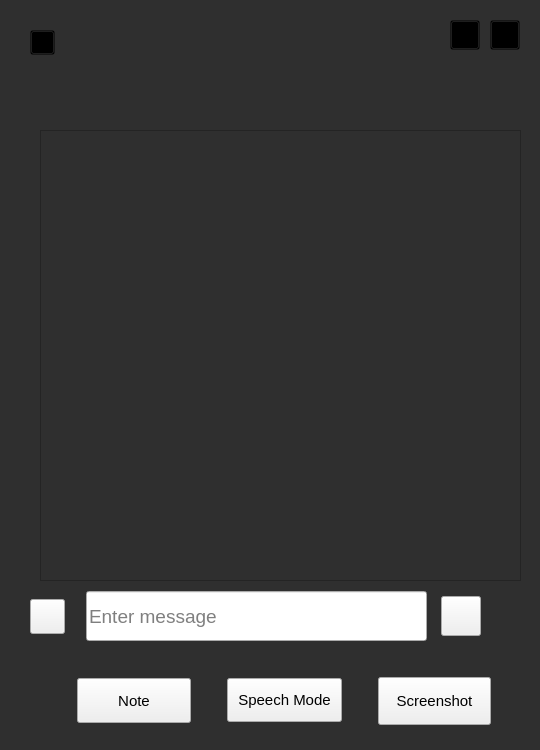
<?xml version="1.0" encoding="UTF-8"?>
<ui version="4.0">
 <class>main</class>
 <widget class="QWidget" name="main">
  <property name="geometry">
   <rect>
    <x>0</x>
    <y>0</y>
    <width>540</width>
    <height>750</height>
   </rect>
  </property>
  <property name="maximumSize">
   <size>
    <width>540</width>
    <height>750</height>
   </size>
  </property>
  <property name="windowTitle">
   <string>Form</string>
  </property>
  <property name="styleSheet">
   <string notr="true">QWidget {
	border-radius : &quot;10px&quot;;
}</string>
  </property>
  <widget class="QLabel" name="bgLbl">
   <property name="geometry">
    <rect>
     <x>0</x>
     <y>0</y>
     <width>540</width>
     <height>750</height>
    </rect>
   </property>
   <property name="maximumSize">
    <size>
     <width>540</width>
     <height>750</height>
    </size>
   </property>
   <property name="styleSheet">
    <string notr="true">background-color: rgb(47, 47, 47);</string>
   </property>
   <property name="text">
    <string/>
   </property>
  </widget>
  <widget class="QLabel" name="logoLbl">
   <property name="geometry">
    <rect>
     <x>100</x>
     <y>0</y>
     <width>355</width>
     <height>122</height>
    </rect>
   </property>
   <property name="styleSheet">
    <string notr="true">QLabel {
	image: url(:/5 1.png);
}</string>
   </property>
   <property name="text">
    <string/>
   </property>
  </widget>
  <widget class="QPushButton" name="fullScreenBtn">
   <property name="geometry">
    <rect>
     <x>450</x>
     <y>20</y>
     <width>30</width>
     <height>30</height>
    </rect>
   </property>
   <property name="styleSheet">
    <string notr="true">QPushButton {
    border-image: url(:/image 27.png);
    background-color : transparent;
}

QPushButton:hover {
    background-color: rgba(0,0,0,0.2);
}</string>
   </property>
   <property name="text">
    <string/>
   </property>
  </widget>
  <widget class="QPushButton" name="filterBtn">
   <property name="geometry">
    <rect>
     <x>490</x>
     <y>20</y>
     <width>30</width>
     <height>30</height>
    </rect>
   </property>
   <property name="styleSheet">
    <string notr="true">QPushButton {
    
	image: url(:/image 5.png);
    background-color : transparent;
}

QPushButton:hover {
    background-color: rgba(0,0,0,0.2);
}</string>
   </property>
   <property name="text">
    <string/>
   </property>
  </widget>
  <widget class="QPushButton" name="closeBtn">
   <property name="geometry">
    <rect>
     <x>30</x>
     <y>30</y>
     <width>25</width>
     <height>25</height>
    </rect>
   </property>
   <property name="styleSheet">
    <string notr="true">QPushButton {
    
	border-image: url(:/X.png);
    background-color : transparent;
}

QPushButton:hover {
    background-color: rgba(0,0,0,0.2);
}</string>
   </property>
   <property name="text">
    <string/>
   </property>
  </widget>
  <widget class="QPushButton" name="recordBtn">
   <property name="geometry">
    <rect>
     <x>30</x>
     <y>599</y>
     <width>35</width>
     <height>35</height>
    </rect>
   </property>
   <property name="styleSheet">
    <string notr="true">QPushButton {
	
	border-image: url(:/image 3.png);
}</string>
   </property>
   <property name="text">
    <string/>
   </property>
  </widget>
  <widget class="QLabel" name="label">
   <property name="geometry">
    <rect>
     <x>70</x>
     <y>590</y>
     <width>427</width>
     <height>53</height>
    </rect>
   </property>
   <property name="styleSheet">
    <string notr="true">QLabel {
	background-color : &quot;#666666&quot;;
	border-radius : &quot;18px&quot;;
}</string>
   </property>
   <property name="text">
    <string/>
   </property>
  </widget>
  <widget class="QLineEdit" name="messagInput">
   <property name="geometry">
    <rect>
     <x>86</x>
     <y>591</y>
     <width>341</width>
     <height>50</height>
    </rect>
   </property>
   <property name="font">
    <font>
     <pointsize>14</pointsize>
    </font>
   </property>
   <property name="styleSheet">
    <string notr="true">QLineEdit {
	background-color : &quot;#666666&quot;;
	color : &quot;#CBCBCB&quot;;
}</string>
   </property>
   <property name="placeholderText">
    <string>Enter message</string>
   </property>
  </widget>
  <widget class="QPushButton" name="sendMsgBtn">
   <property name="geometry">
    <rect>
     <x>441</x>
     <y>596</y>
     <width>40</width>
     <height>40</height>
    </rect>
   </property>
   <property name="styleSheet">
    <string notr="true">QPushButton {
	background-color : &quot;#FFFFFF&quot;;
	border-image: url(:/image 4.png);
}</string>
   </property>
   <property name="text">
    <string/>
   </property>
  </widget>
  <widget class="QLabel" name="noteLbl">
   <property name="geometry">
    <rect>
     <x>70</x>
     <y>670</y>
     <width>130</width>
     <height>62</height>
    </rect>
   </property>
   <property name="styleSheet">
    <string notr="true">QLabel {
	background-color : &quot;#666666&quot;;
	border-radius : &quot;22px&quot;;
}</string>
   </property>
   <property name="text">
    <string/>
   </property>
  </widget>
  <widget class="QLabel" name="captureBtn">
   <property name="geometry">
    <rect>
     <x>370</x>
     <y>670</y>
     <width>130</width>
     <height>62</height>
    </rect>
   </property>
   <property name="styleSheet">
    <string notr="true">QLabel {
	background-color : &quot;#666666&quot;;
	border-radius : &quot;22px&quot;;
}</string>
   </property>
   <property name="text">
    <string/>
   </property>
  </widget>
  <widget class="QLabel" name="smodeLbl">
   <property name="geometry">
    <rect>
     <x>220</x>
     <y>670</y>
     <width>130</width>
     <height>62</height>
    </rect>
   </property>
   <property name="styleSheet">
    <string notr="true">QLabel {
	background-color : &quot;#666666&quot;;
	border-radius : &quot;22px&quot;;
}</string>
   </property>
   <property name="text">
    <string/>
   </property>
  </widget>
  <widget class="QPushButton" name="noteBtn">
   <property name="geometry">
    <rect>
     <x>77</x>
     <y>678</y>
     <width>114</width>
     <height>45</height>
    </rect>
   </property>
   <property name="font">
    <font>
     <pointsize>11</pointsize>
    </font>
   </property>
   <property name="styleSheet">
    <string notr="true">QPushButton {
	color : &quot;#FFFFFF&quot;;
}</string>
   </property>
   <property name="text">
    <string>Note</string>
   </property>
   <property name="icon">
    <iconset resource="../resource/resource.qrc">
     <normaloff>:/image 6.png</normaloff>:/image 6.png</iconset>
   </property>
  </widget>
  <widget class="QPushButton" name="smodeBtn">
   <property name="geometry">
    <rect>
     <x>227</x>
     <y>678</y>
     <width>115</width>
     <height>44</height>
    </rect>
   </property>
   <property name="font">
    <font>
     <pointsize>11</pointsize>
    </font>
   </property>
   <property name="styleSheet">
    <string notr="true">QPushButton {
	color : &quot;#FFFFFF&quot;;
}</string>
   </property>
   <property name="text">
    <string>Speech Mode</string>
   </property>
   <property name="icon">
    <iconset resource="../resource/resource.qrc">
     <normaloff>:/image 7.png</normaloff>:/image 7.png</iconset>
   </property>
  </widget>
  <widget class="QPushButton" name="smodeBtn_2">
   <property name="geometry">
    <rect>
     <x>378</x>
     <y>677</y>
     <width>113</width>
     <height>48</height>
    </rect>
   </property>
   <property name="font">
    <font>
     <pointsize>11</pointsize>
    </font>
   </property>
   <property name="styleSheet">
    <string notr="true">QPushButton {
	color : &quot;#FFFFFF&quot;;
}</string>
   </property>
   <property name="text">
    <string>Screenshot</string>
   </property>
   <property name="icon">
    <iconset resource="../resource/resource.qrc">
     <normaloff>:/image 8.png</normaloff>:/image 8.png</iconset>
   </property>
  </widget>
  <widget class="QScrollArea" name="scrollArea">
   <property name="geometry">
    <rect>
     <x>40</x>
     <y>130</y>
     <width>481</width>
     <height>451</height>
    </rect>
   </property>
   <property name="styleSheet">
    <string notr="true">background-color:rgb(47,47,47);</string>
   </property>
   <property name="verticalScrollBarPolicy">
    <enum>Qt::ScrollBarAsNeeded</enum>
   </property>
   <property name="horizontalScrollBarPolicy">
    <enum>Qt::ScrollBarAlwaysOff</enum>
   </property>
   <property name="widgetResizable">
    <bool>true</bool>
   </property>
   <widget class="QWidget" name="scrollAreaWidgetContents">
    <property name="geometry">
     <rect>
      <x>0</x>
      <y>0</y>
      <width>481</width>
      <height>451</height>
     </rect>
    </property>
   </widget>
  </widget>
 </widget>
 <resources>
  <include location="../resource/resource.qrc"/>
 </resources>
 <connections/>
</ui>
